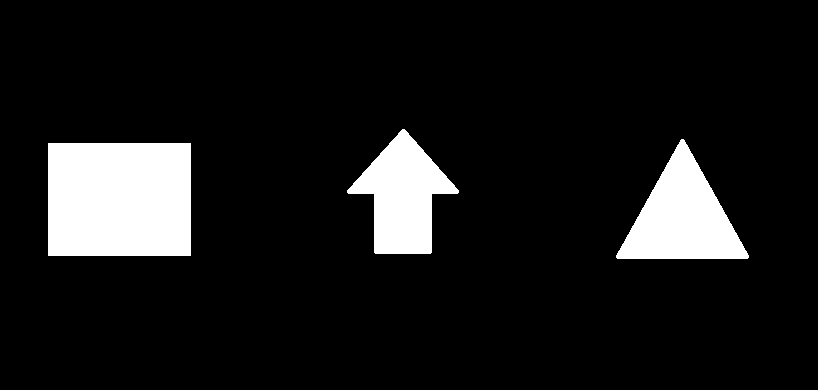
%> input picture formas/figuras2.png, 818 x 390 px
$ octave Practica3_1.m   (GNU Octave 9; MATLAB toolbox functions it lacks are replaced by stand-ins)
%> lines starting %> are read from the running program, lines starting %| are printed output that depends on the picture; in (x1, y1, x2, y2) boxes, pixels count from 0 and x2, y2 are one past the last pixel; in counts of white or black regions, pixels touching at a corner belong together; the program's own positions count from 1
clc %limpiar pantalla de resultados
clear all %limpia todas las variables
close all %iierra todo


%Proieso para leer una imagen
a = imread('figuras2.png');
%> a is the input picture: size 390x818x3 uint8; 10% white; 3 white regions, box (x1, y1, x2, y2) and area: (48, 143, 191, 256) 16159, (616, 139, 749, 259) 8349, (347, 129, 459, 254) 7370
b = rgb2gray(a);

figure(1);
imshow(b);
title('Imagen Original');

%Barrido e identifiiaiión de objetos
bandera=0;
banderaobjeto=0;
for i = 1:390
    for j = 1:818
        banderaobjeto=0;
        if(bandera==0)
            if(b(i,j)==255)


                b(i,j)=1;
                bandera=1;
                disp(i);
                disp(j);
            end

        else
            if(b(i,j)~=0)
                %Misma fila
                if(b(i,j+1)~=0 && b(i,j+1)~=255)
                    valor=b(i,j+1);
                    b(i,j)=valor;
                    banderaobjeto=1;
                end
                if(b(i,j-1)~=0 && b(i,j-1)~=255)
                    valor=b(i,j-1);
                    b(i,j)=valor;
                    banderaobjeto=1;
                end

                %Fila de abajo
                if(b(i+1,j+1)~=0 && b(i+1,j+1)~=255)
                    valor=b(i+1,j+1);
                    b(i,j)=valor;
                    banderaobjeto=1;
                end
                if(b(i+1,j-1)~=0 && b(i+1,j-1)~=255)
                    valor=b(i+1,j-1)
                    b(i,j)=valor;
                    banderaobjeto=1;
                end
                if(b(i+1,j)~=0 && b(i+1,j)~=255)
                    valor=b(i+1,j);
                    b(i,j)=valor;
                    banderaobjeto=1;
                end

                %Fila de arriba

                if(b(i-1,j)~=0 && b(i-1,j)~=255)
                    valor=b(i-1,j);
                    b(i,j)=valor;
                    banderaobjeto=1;
                end
                if(b(i-1,j+1)~=0 && b(i-1,j+1)~=255)
                    valor=b(i-1,j+1);
                    b(i,j)=valor;
                    banderaobjeto=1;
                end
                if(b(i-1,j-1)~=0 && b(i-1,j-1)~=255)
                    valor=b(i-1,j-1);
                    b(i,j)=valor;
                    banderaobjeto=1;
                end
                if(banderaobjeto==0)
                    b(i,j)=bandera+1;
                    bandera=bandera+1;
                end
            end

        end

    end

end
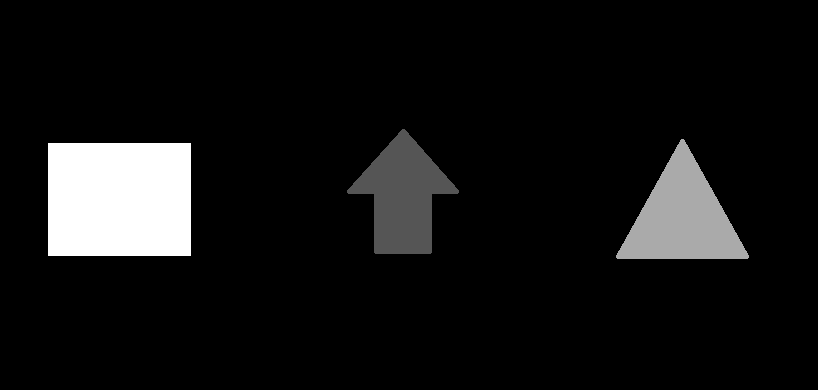
%> b: size 390x818 uint8; min 0, max 3, mean 0.227; drawn with min black and max white
%> after the loop, bandera = 3; valor = 2

for i = 1:390
    for j = 1:818
        if(b(i,j)==1)
            a(i,j,1);
            a(i,j,2) = 0;
            a(i,j,3) = 0;
        end

        if(b(i,j)==2)
            a(i,j,1)=0;
            a(i,j,2);
            a(i,j,3) = 0;
        end

        if(b(i,j)==3)
            a(i,j,1)=0;
            a(i,j,2)=0;
            a(i,j,3);
        end

        if(b(i,j)==4)
            a(i,j,1)=0;
            a(i,j,2);
            a(i,j,3);
        end

    end
end
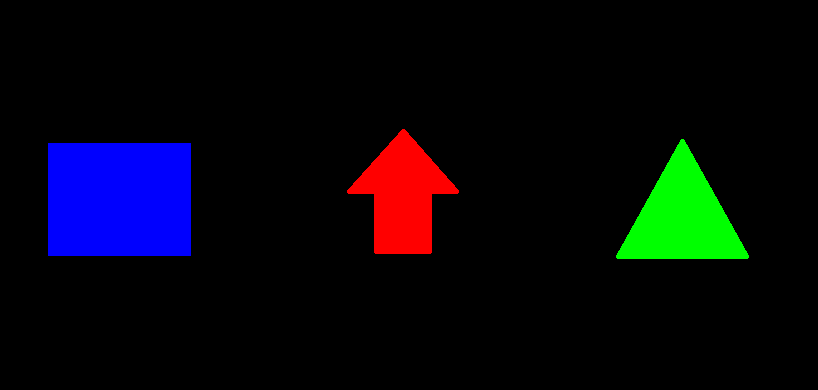
%> a: size 390x818x3 uint8; 9.99% of pixels changed, all inside (x1, y1, x2, y2) = (48, 129, 749, 259)

figure(4);
imshow(a);
title('Pitnada');

$ run again, with formas/figuras3.png copied over formas/figuras2.png
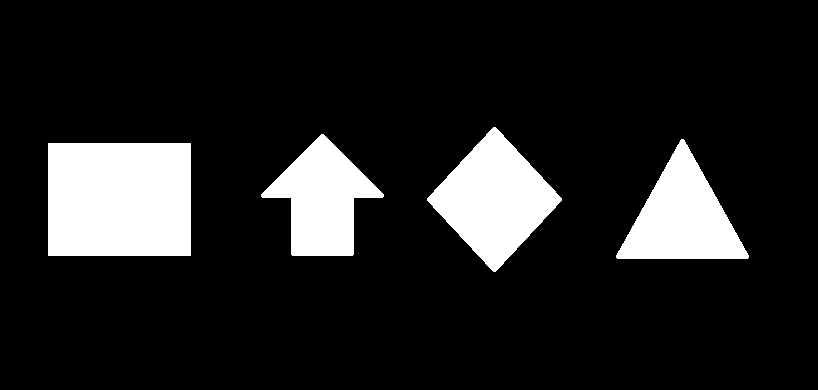
%> input picture formas/figuras3.png, 818 x 390 px
%> a is the input picture: size 390x818x3 uint8; 13.3% white; 4 white regions, box (x1, y1, x2, y2) and area: (48, 143, 191, 256) 16159, (427, 127, 562, 272) 10086, (616, 139, 749, 259) 8349, (261, 134, 384, 256) 7862
%> after the loop `for i = 1:390`:
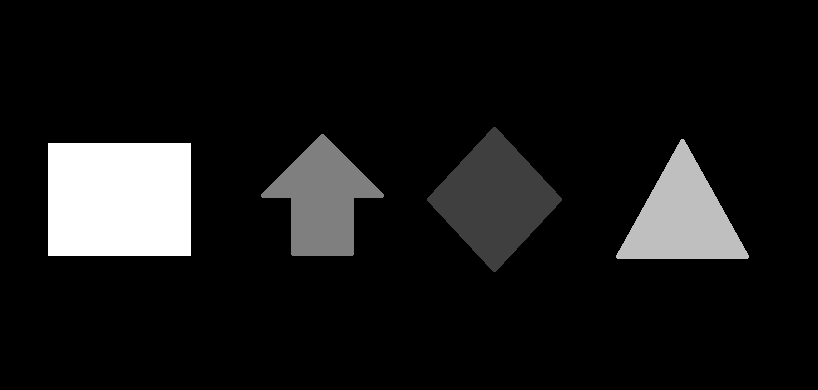
%> b: size 390x818 uint8; min 0, max 4, mean 0.362; drawn with min black and max white
%> after the loop `for i = 1:390`: bandera = 4; valor = 1
%> after the loop `for i = 1:390`:
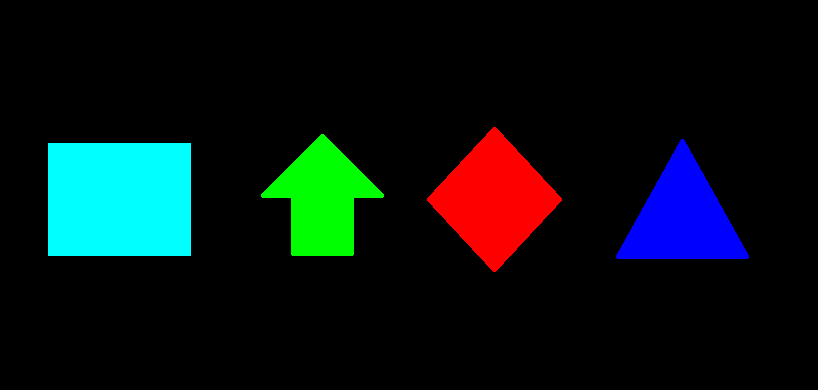
%> a: size 390x818x3 uint8; 13.31% of pixels changed, all inside (x1, y1, x2, y2) = (48, 127, 749, 272)
